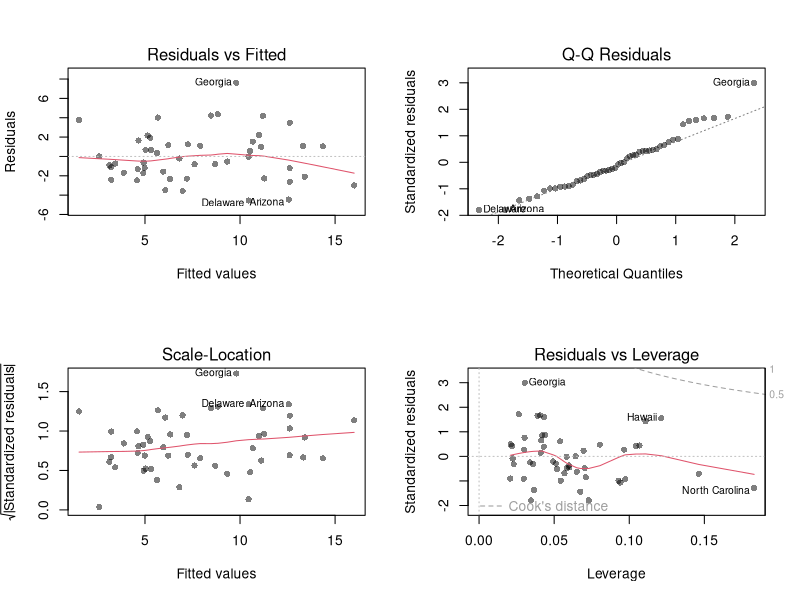
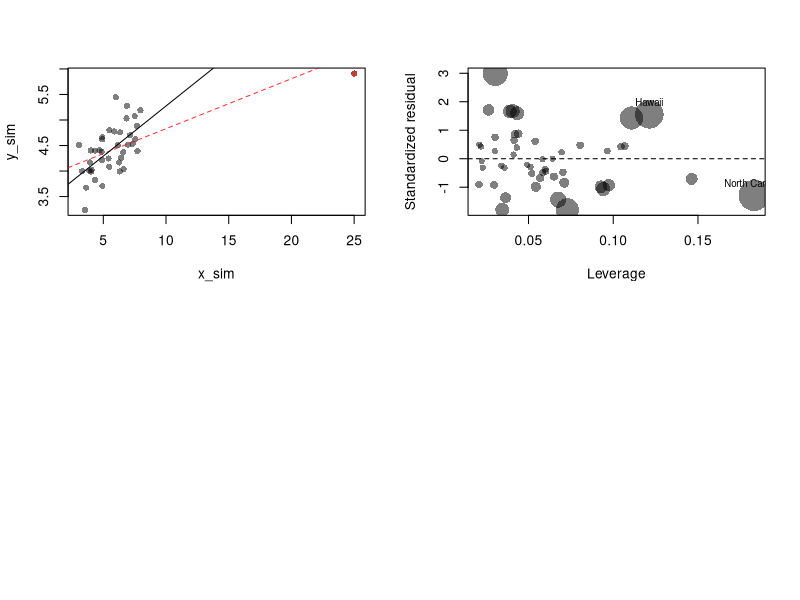
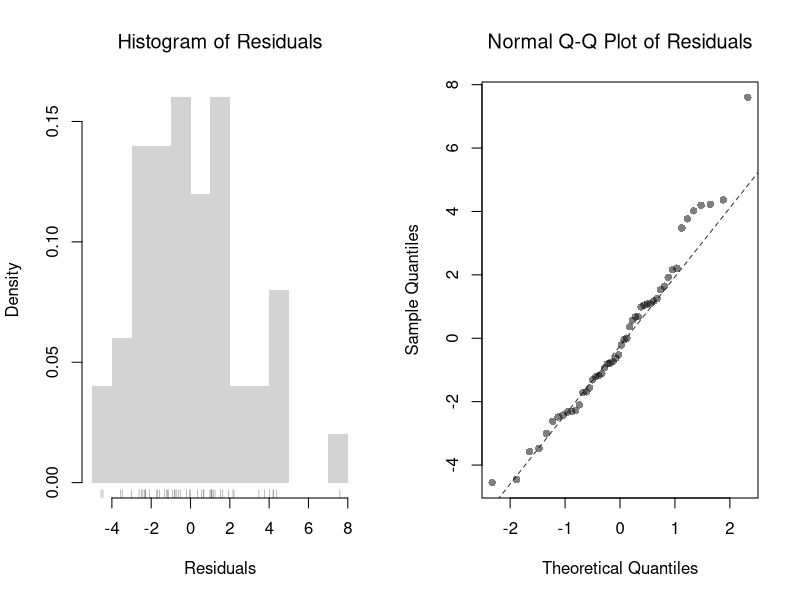
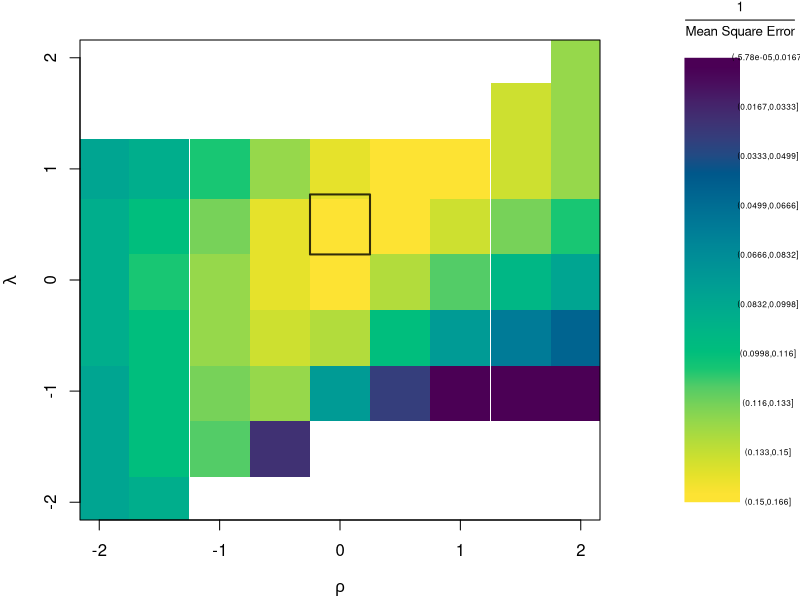
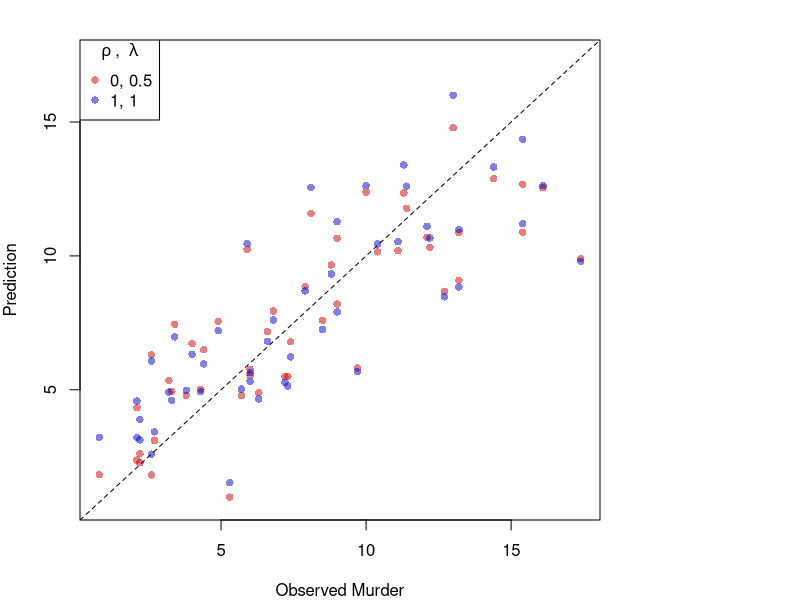

These figures' R source, in order:
## ---- chunk 1
# Hidden seed so every render draws the same random numbers
set.seed(1)
## ---- chunk 2
# Fit a multiple regression and produce the four standard diagnostic plots.
xy_hat <- USArrests
reg <- lm(Murder ~ Assault+UrbanPop, data=xy_hat)
par(mfrow=c(2, 2))
plot(reg, pch=16, col=grey(0, .5))
## ---- chunk 3
N <- 40
x_sim <- c(25, runif(N-1, 3, 8))
e <- rnorm(N, 0, 0.4)
y_sim <- 3 + 0.6*sqrt(x_sim) + e
plot(y_sim ~ x_sim, pch=16, col=grey(0, .5), main=NA)
points(x_sim[1], y_sim[1], pch=16, col=rgb(1, 0, 0, .5))

abline(lm(y_sim ~ x_sim), col=rgb(1, 0, 0, .8), lty=2)
abline(lm(y_sim[-1] ~ x_sim[-1]))
## ---- chunk 4
# State with the highest leverage
which.max(hatvalues(reg))
# State with the largest standardized residual
which.max(rstandard(reg))
## ---- chunk 5
# State with the largest Cook's Distance
which.max(cooks.distance(reg))

# Influence plot: leverage vs. standardized residual,
# with point area proportional to Cook's Distance
h_i <- hatvalues(reg)
e_std_hat <- rstandard(reg)
d_i <- cooks.distance(reg)

plot(h_i, e_std_hat, pch=16, col=grey(0, .5),
    cex=1 + 4*d_i/max(d_i), main=NA,
    xlab='Leverage', ylab='Standardized residual')
abline(h=0, lty=2)

# Label the most influential observations
inf_id <- order(d_i, decreasing=TRUE)[1:3]
text(h_i[inf_id], e_std_hat[inf_id],
    labels=rownames(xy_hat)[inf_id], pos=3, cex=.7)
## ---- chunk 6
# Variance Inflation Factor from its definition: VIF_k = 1/(1 - R^2_k),
# where R^2_k comes from regressing covariate k on the other covariates.
R2_assault  <- summary(lm(Assault ~ UrbanPop, data=xy_hat))$r.squared
R2_urbanpop <- summary(lm(UrbanPop ~ Assault, data=xy_hat))$r.squared

vif <- c(Assault=1/(1-R2_assault), UrbanPop=1/(1-R2_urbanpop))
vif

# A common rule of thumb flags sqrt(VIF) > 2
sqrt(vif) > 2
## ---- chunk 7
par(mfrow=c(1, 2))
hist(resid(reg), breaks=15, border=NA, freq=FALSE,
    main=NA, xlab='Residuals')
rug(resid(reg), col=grey(0, .5))
title('Histogram of Residuals', font.main=1)

qqnorm(resid(reg),
    main='Normal Q-Q Plot of Residuals',
    font.main=1, col=grey(0, .5), pch=16)
qqline(resid(reg), col=rgb(0, 0, 0, .8), lty=2)

#shapiro.test(resid(reg))
## ---- chunk 8
# Breusch-Pagan test for heteroskedasticity, by hand.
# Regress the squared residuals on the original regressors:
# a good fit (high R^2) signals non-constant variance.
e_sq_hat <- resid(reg)^2
aux <- lm(e_sq_hat ~ Assault + UrbanPop, data=xy_hat)
R2_aux <- summary(aux)$r.squared

# Test statistic n*R^2 ~ chi-squared with K degrees of freedom
n <- nrow(xy_hat)
K <- 2
BP <- n*R2_aux
c(statistic=BP, p.value=1-pchisq(BP, df=K))
## ---- chunk 9
# Box-Cox Transformation Function
bxcx <- function( xy, rho){
    if (rho == 0L) {
      log(xy+1)
    } else if(rho == 1L){
      xy
    } else {
      ((xy+1)^rho - 1)/rho
    }
}
bxcx_inv <- function( xy, rho){
    if (rho == 0L) {
      exp(xy) - 1
    } else if(rho == 1L){
      xy
    } else {
     (xy * rho + 1)^(1/rho) - 1
    }
}

# Which Variables
reg <- lm(Murder ~ Assault+UrbanPop, data=xy_hat)
X <- xy_hat[, c('Assault', 'UrbanPop')]
y_hat <- xy_hat[, 'Murder']

# Simple Grid Search over potential (Rho, Lambda)
rl_df <- expand.grid(rho=seq(-2, 2, by=.5), lambda=seq(-2, 2, by=.5))

# Compute Mean Squared Error
# from OLS on Transformed Data
errors <- apply(rl_df, 1, function(rl){
    Xr <- bxcx(X, rl[[1]])
    y_trans_hat <- bxcx(y_hat, rl[[2]])
    xy_trans_hat <- cbind(Murder=y_trans_hat, Xr)
    Regr <- lm(Murder ~ Assault+UrbanPop, data=xy_trans_hat)
    y_fit <- bxcx_inv(predict(Regr), rl[[2]])
    e_hat  <- (y_hat - y_fit)
    return(e_hat)
})
rl_df$mse <- colMeans(errors^2)

# Want Small MSE and Interpretable
layout(matrix(1:2, ncol=2), width=c(3, 1), height=c(1, 1))
par(mar=c(4, 4, 2, 0))
plot(lambda ~ rho, rl_df, cex=8, pch=15,
    xlab=expression(rho),
    ylab=expression(lambda),
    col=hcl.colors(25)[cut(1/rl_df$mse, 25)])
# Which min
rl0 <- rl_df[which.min(rl_df$mse), c('rho', 'lambda')]
points(rl0$rho, rl0$lambda, pch=0, col=rgb(0, 0, 0, .8), cex=8, lwd=2)
# Legend
plot(c(0, 2), c(0, 1), type='n', axes=FALSE,
    xlab='', ylab='', cex.main=.8,
    main=expression(frac(1, 'Mean Square Error')))
rasterImage(as.raster(matrix(hcl.colors(25), ncol=1)), 0, 0, 1, 1)
text(x=1.5, y=seq(1, 0, l=10), cex=.5,
    labels=levels(cut(1/rl_df$mse, 10)))
## ---- chunk 10
# Plot for Specific Comparisons
Xr <- bxcx(X, rl0[[1]])
y_trans_hat <- bxcx(y_hat, rl0[[2]])
xy_trans_hat <- cbind(Murder=y_trans_hat, Xr)
Regr <- lm(Murder ~ Assault+UrbanPop, data=xy_trans_hat)
y_fit <- bxcx_inv(predict(Regr), rl0[[2]])

cols <- c(rgb(.8, 0, 0, .5), rgb(0, 0, .8, .5))
plot(y_hat, y_fit, pch=16, col=cols[1], ylab='Prediction', xlab='Observed Murder',
    main=NA, ylim=range(y_hat, y_fit))
points(y_hat, predict(reg), pch=16, col=cols[2])
legend('topleft', pch=c(16), col=cols,
    title=expression(rho~', '~lambda),
    legend=c( paste0(rl0, collapse=', '), '1, 1') )
abline(a=0, b=1, lty=2)
## ---- chunk 11
# Compare prediction MSE on the original Murder scale
mse_linear <- mean(resid(reg)^2)
mse_boxcox <- min(rl_df$mse)
c(rl0, mse_linear=round(mse_linear, 3), mse_boxcox=round(mse_boxcox, 3))
